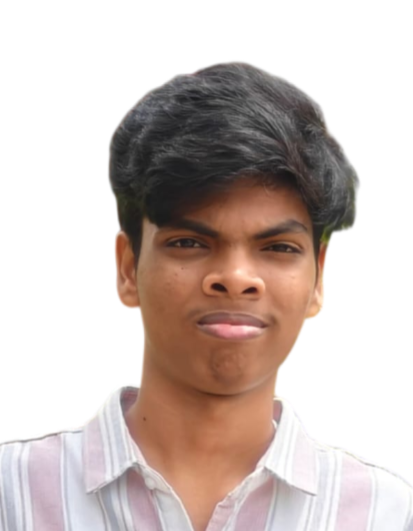
#> input picture logesh.png, 413 x 531 px
$ jupyter execute workshop1.ipynb
#> lines starting #> are read from the running program, lines starting #| are printed output that depends on the picture; after the words box and inside, x2 and y2 are one past the last pixel; in counts of white or black regions, pixels touching at a corner belong together
###  Workshop -1 Adding Sunglasses to Your Passport Photo Using OpenCV

### Register No: 212225040205

### Name: LOGESHWARAN R

[cell 1]
import cv2
import numpy as np
import matplotlib.pyplot as plt

[cell 2]
# Load the Face Image
faceImage = cv2.imread('logesh.png')
#> faceImage is the input picture: shape (531, 413, 3); mean B, G, R 187.8, 192.5, 205.5
plt.imshow(faceImage[:,:,::-1]);plt.title("Face")

[cell 3]
faceImage.shape
#> Out = (531, 413, 3)

[cell 4]
#resized_faceImage.shape
faceImage.shape
#> Out = (531, 413, 3)

[cell 5]
# Load the Sunglass image with Alpha channel
# (http://pluspng.com/sunglass-png-1104.html)
glassPNG = cv2.imread('sunglass.png',-1)
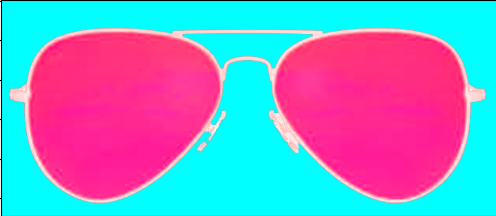
#> input picture sunglass.png, 496 x 216 px
#> glassPNG is the input picture: shape (216, 496, 4); mean B, G, R, A 195.8, 151.7, 134.4, 255
plt.imshow(glassPNG[:,:,::-1]);plt.title("glassPNG")
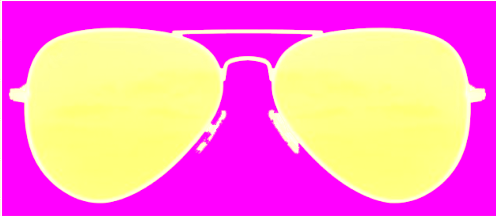
#> shown: shape (216, 496, 4); mean R, G, B, A 255, 134.4, 151.7, 195.8; transparent parts drawn white

[cell 6]
# Resize the image to fit over the eye region
glassPNG = cv2.resize(glassPNG,(170,40))
#> glassPNG: shape (40, 170, 4)
print("image Dimension ={}".format(glassPNG.shape))
#| image Dimension =(40, 170, 4)

[cell 7]
# Separate the Color and alpha channels
glassBGR = glassPNG[:,:,0:3]
cyan_bg = (glassBGR[:, :, 0] > 150) & (glassBGR[:, :, 1] > 150) & (glassBGR[:, :, 2] < 120)
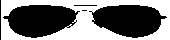
#> cyan_bg: shape (40, 170) bool; 46.9% white; 1 white region, box (x1, y1, x2, y2) and area: (1, 0, 170, 40) 3186
glassMask1 = np.where(cyan_bg, 0, 255).astype(np.uint8)

[cell 8]
# Display the images for clarity
plt.figure(figsize=[15,15])
plt.subplot(121);plt.imshow(glassBGR[:,:,::-1]);plt.title('Sunglass Color channels');
plt.subplot(122);plt.imshow(glassMask1,cmap='gray');plt.title('Sunglass Alpha channel');
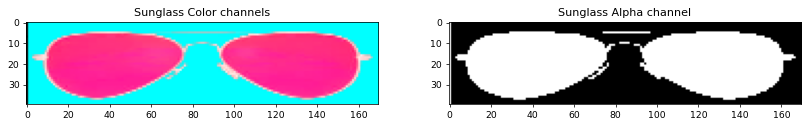
#> figure drawn by matplotlib, 2 panels

[cell 9]
# Make a copy
#faceWithGlassesNaive = resized_faceImage.copy()
faceWithGlassesNaive = faceImage.copy()

# Replace the eye region with the sunglass image
faceWithGlassesNaive[225:265,150:320]=glassBGR
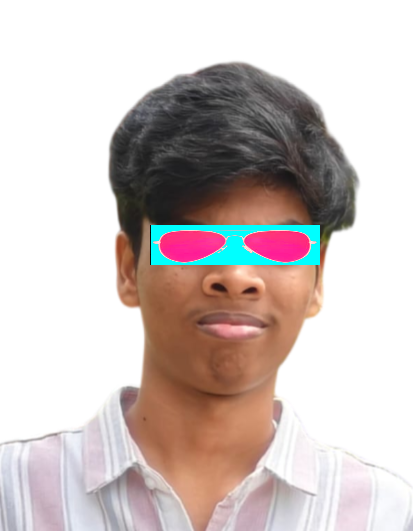
#> faceWithGlassesNaive: shape (531, 413, 3); 3.1% of pixels changed, all inside (x1, y1, x2, y2) = (150, 225, 320, 265)

plt.imshow(faceWithGlassesNaive[...,::-1])

[cell 10]
# Make the dimensions of the mask same as the input image.
# Since Face Image is a 3-channel image, we create a 3 channel image for the mask
glassMask = cv2.merge((glassMask1,glassMask1,glassMask1))

# Make the values [0,1] since we are using arithmetic operations
glassMask = np.uint8(glassMask/255)

# Make a copy
faceWithGlassesArithmetic = faceImage.copy()

# Get the eye region from the face image
eyeROI= faceWithGlassesArithmetic[225:265,150:320]
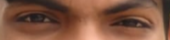
#> eyeROI: shape (40, 170, 3); mean B, G, R 64.4, 84.5, 127

# Use the mask to create the masked eye region
maskedEye = cv2.multiply(eyeROI,(1-  glassMask ))

# Use the mask to create the masked sunglass region
maskedGlass = cv2.multiply(glassBGR,glassMask)

# Combine the Sunglass in the Eye Region to get the augmented image
eyeRoiFinal = cv2.add(maskedEye, maskedGlass)
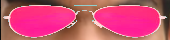
#> eyeRoiFinal: shape (40, 170, 3); mean B, G, R 113.6, 80.1, 201.2

# Display the intermediate results
plt.figure(figsize=[20,20])
plt.subplot(131);plt.imshow(maskedEye[...,::-1]);plt.title("Masked Eye Region")
plt.subplot(132);plt.imshow(maskedGlass[...,::-1]);plt.title("Masked Sunglass Region")
plt.subplot(133);plt.imshow(eyeRoiFinal[...,::-1]);plt.title("Augmented Eye and Sunglass")
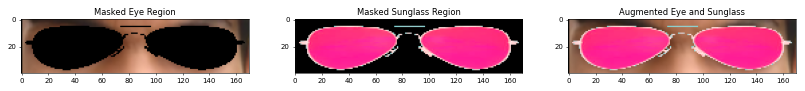
#> figure drawn by matplotlib, 3 panels

[cell 11]
# Replace the eye ROI with the output from the previous section
faceWithGlassesArithmetic[225:265,150:320]=eyeRoiFinal
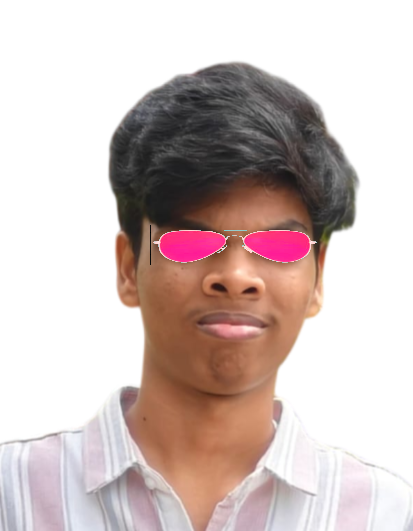
#> faceWithGlassesArithmetic: shape (531, 413, 3); 1.65% of pixels changed, all inside (x1, y1, x2, y2) = (150, 225, 317, 265)

# Display the final result
plt.figure(figsize=[20,20]);
plt.subplot(121);plt.imshow(faceImage[:,:,::-1]); plt.title("Original Image");
plt.subplot(122);plt.imshow(faceWithGlassesArithmetic[:,:,::-1]);plt.title("With Sunglasses");
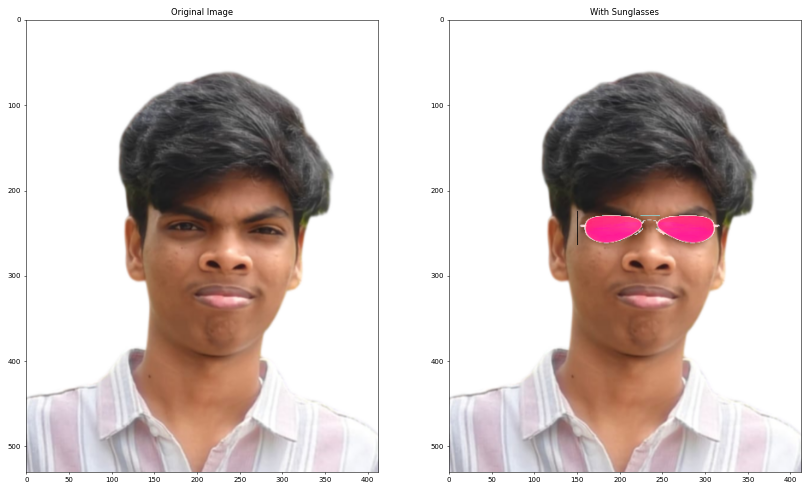
#> figure drawn by matplotlib, 2 panels
